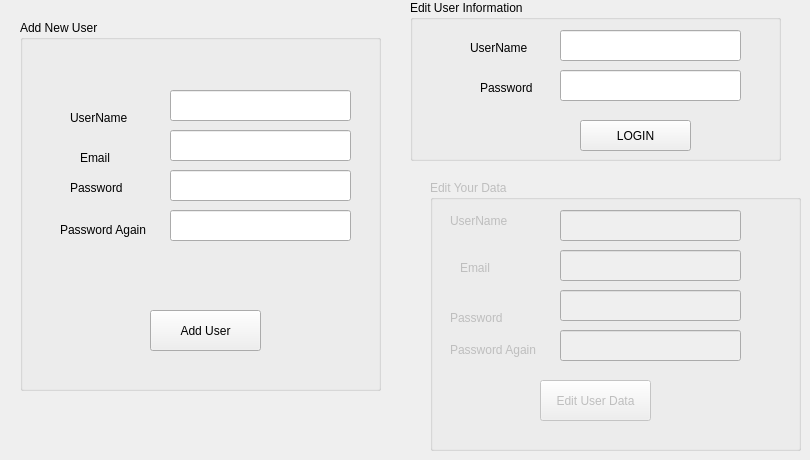
    <widget class="QWidget" name="tab_3">
     <attribute name="title">
      <string>Page</string>
     </attribute>
     <widget class="QGroupBox" name="groupBox">
      <property name="geometry">
       <rect>
        <x>20</x>
        <y>20</y>
        <width>361</width>
        <height>371</height>
       </rect>
      </property>
      <property name="title">
       <string>Add New User</string>
      </property>
      <widget class="QLabel" name="label_24">
       <property name="geometry">
        <rect>
         <x>50</x>
         <y>90</y>
         <width>61</width>
         <height>16</height>
        </rect>
       </property>
       <property name="text">
        <string>UserName</string>
       </property>
      </widget>
      <widget class="QLabel" name="label_25">
       <property name="geometry">
        <rect>
         <x>50</x>
         <y>160</y>
         <width>61</width>
         <height>16</height>
        </rect>
       </property>
       <property name="text">
        <string>Password</string>
       </property>
      </widget>
      <widget class="QLabel" name="label_26">
       <property name="geometry">
        <rect>
         <x>40</x>
         <y>200</y>
         <width>101</width>
         <height>20</height>
        </rect>
       </property>
       <property name="text">
        <string>Password Again</string>
       </property>
      </widget>
      <widget class="QLabel" name="label_27">
       <property name="geometry">
        <rect>
         <x>60</x>
         <y>130</y>
         <width>61</width>
         <height>16</height>
        </rect>
       </property>
       <property name="text">
        <string>Email</string>
       </property>
      </widget>
      <widget class="QLineEdit" name="lineEdit_15">
       <property name="geometry">
        <rect>
         <x>150</x>
         <y>190</y>
         <width>181</width>
         <height>31</height>
        </rect>
       </property>
       <property name="echoMode">
        <enum>QLineEdit::Password</enum>
       </property>
      </widget>
      <widget class="QLineEdit" name="lineEdit_16">
       <property name="geometry">
        <rect>
         <x>150</x>
         <y>150</y>
         <width>181</width>
         <height>31</height>
        </rect>
       </property>
       <property name="echoMode">
        <enum>QLineEdit::Password</enum>
       </property>
      </widget>
      <widget class="QLineEdit" name="lineEdit_17">
       <property name="geometry">
        <rect>
         <x>150</x>
         <y>110</y>
         <width>181</width>
         <height>31</height>
        </rect>
       </property>
      </widget>
      <widget class="QPushButton" name="pushButton_12">
       <property name="geometry">
        <rect>
         <x>130</x>
         <y>290</y>
         <width>111</width>
         <height>41</height>
        </rect>
       </property>
       <property name="text">
        <string>Add User</string>
       </property>
      </widget>
      <widget class="QLineEdit" name="lineEdit_14">
       <property name="geometry">
        <rect>
         <x>150</x>
         <y>70</y>
         <width>181</width>
         <height>31</height>
        </rect>
       </property>
      </widget>
      <widget class="QLabel" name="label_12">
       <property name="geometry">
        <rect>
         <x>40</x>
         <y>250</y>
         <width>281</width>
         <height>20</height>
        </rect>
       </property>
       <property name="font">
        <font>
         <pointsize>12</pointsize>
        </font>
       </property>
       <property name="text">
        <string/>
       </property>
      </widget>
     </widget>
     <widget class="QGroupBox" name="groupBox_2">
      <property name="geometry">
       <rect>
        <x>410</x>
        <y>0</y>
        <width>371</width>
        <height>161</height>
       </rect>
      </property>
      <property name="title">
       <string>Edit User Information</string>
      </property>
      <widget class="QLineEdit" name="lineEdit_18">
       <property name="geometry">
        <rect>
         <x>150</x>
         <y>30</y>
         <width>181</width>
         <height>31</height>
        </rect>
       </property>
      </widget>
      <widget class="QLineEdit" name="lineEdit_19">
       <property name="geometry">
        <rect>
         <x>150</x>
         <y>70</y>
         <width>181</width>
         <height>31</height>
        </rect>
       </property>
       <property name="echoMode">
        <enum>QLineEdit::Password</enum>
       </property>
      </widget>
      <widget class="QLabel" name="label_28">
       <property name="geometry">
        <rect>
         <x>60</x>
         <y>40</y>
         <width>61</width>
         <height>16</height>
        </rect>
       </property>
       <property name="text">
        <string>UserName</string>
       </property>
      </widget>
      <widget class="QLabel" name="label_29">
       <property name="geometry">
        <rect>
         <x>70</x>
         <y>80</y>
         <width>61</width>
         <height>16</height>
        </rect>
       </property>
       <property name="text">
        <string>Password</string>
       </property>
      </widget>
      <widget class="QPushButton" name="pushButton_13">
       <property name="geometry">
        <rect>
         <x>170</x>
         <y>120</y>
         <width>111</width>
         <height>31</height>
        </rect>
       </property>
       <property name="text">
        <string>LOGIN</string>
       </property>
      </widget>
     </widget>
     <widget class="QGroupBox" name="groupBox_4">
      <property name="enabled">
       <bool>false</bool>
      </property>
      <property name="geometry">
       <rect>
        <x>430</x>
        <y>180</y>
        <width>371</width>
        <height>271</height>
       </rect>
      </property>
      <property name="title">
       <string>Edit Your Data</string>
      </property>
      <widget class="QLabel" name="label_32">
       <property name="geometry">
        <rect>
         <x>30</x>
         <y>80</y>
         <width>61</width>
         <height>16</height>
        </rect>
       </property>
       <property name="text">
        <string>Email</string>
       </property>
      </widget>
      <widget class="QLabel" name="label_33">
       <property name="geometry">
        <rect>
         <x>20</x>
         <y>30</y>
         <width>61</width>
         <height>21</height>
        </rect>
       </property>
       <property name="text">
        <string>UserName</string>
       </property>
      </widget>
      <widget class="QLabel" name="label_31">
       <property name="geometry">
        <rect>
         <x>20</x>
         <y>130</y>
         <width>61</width>
         <height>16</height>
        </rect>
       </property>
       <property name="text">
        <string>Password</string>
       </property>
      </widget>
      <widget class="QLabel" name="label_30">
       <property name="geometry">
        <rect>
         <x>20</x>
         <y>160</y>
         <width>101</width>
         <height>20</height>
        </rect>
       </property>
       <property name="text">
        <string>Password Again</string>
       </property>
      </widget>
      <widget class="QLineEdit" name="lineEdit_20">
       <property name="geometry">
        <rect>
         <x>130</x>
         <y>30</y>
         <width>181</width>
         <height>31</height>
        </rect>
       </property>
      </widget>
      <widget class="QLineEdit" name="lineEdit_21">
       <property name="geometry">
        <rect>
         <x>130</x>
         <y>70</y>
         <width>181</width>
         <height>31</height>
        </rect>
       </property>
      </widget>
      <widget class="QLineEdit" name="lineEdit_22">
       <property name="geometry">
        <rect>
         <x>130</x>
         <y>150</y>
         <width>181</width>
         <height>31</height>
        </rect>
       </property>
      </widget>
      <widget class="QLineEdit" name="lineEdit_23">
       <property name="geometry">
        <rect>
         <x>130</x>
         <y>110</y>
         <width>181</width>
         <height>31</height>
        </rect>
       </property>
       <property name="echoMode">
        <enum>QLineEdit::Password</enum>
       </property>
      </widget>
      <widget class="QPushButton" name="pushButton_14">
       <property name="geometry">
        <rect>
         <x>110</x>
         <y>200</y>
         <width>111</width>
         <height>41</height>
        </rect>
       </property>
       <property name="text">
        <string>Edit User Data</string>
       </property>
      </widget>
     </widget>
    </widget>
